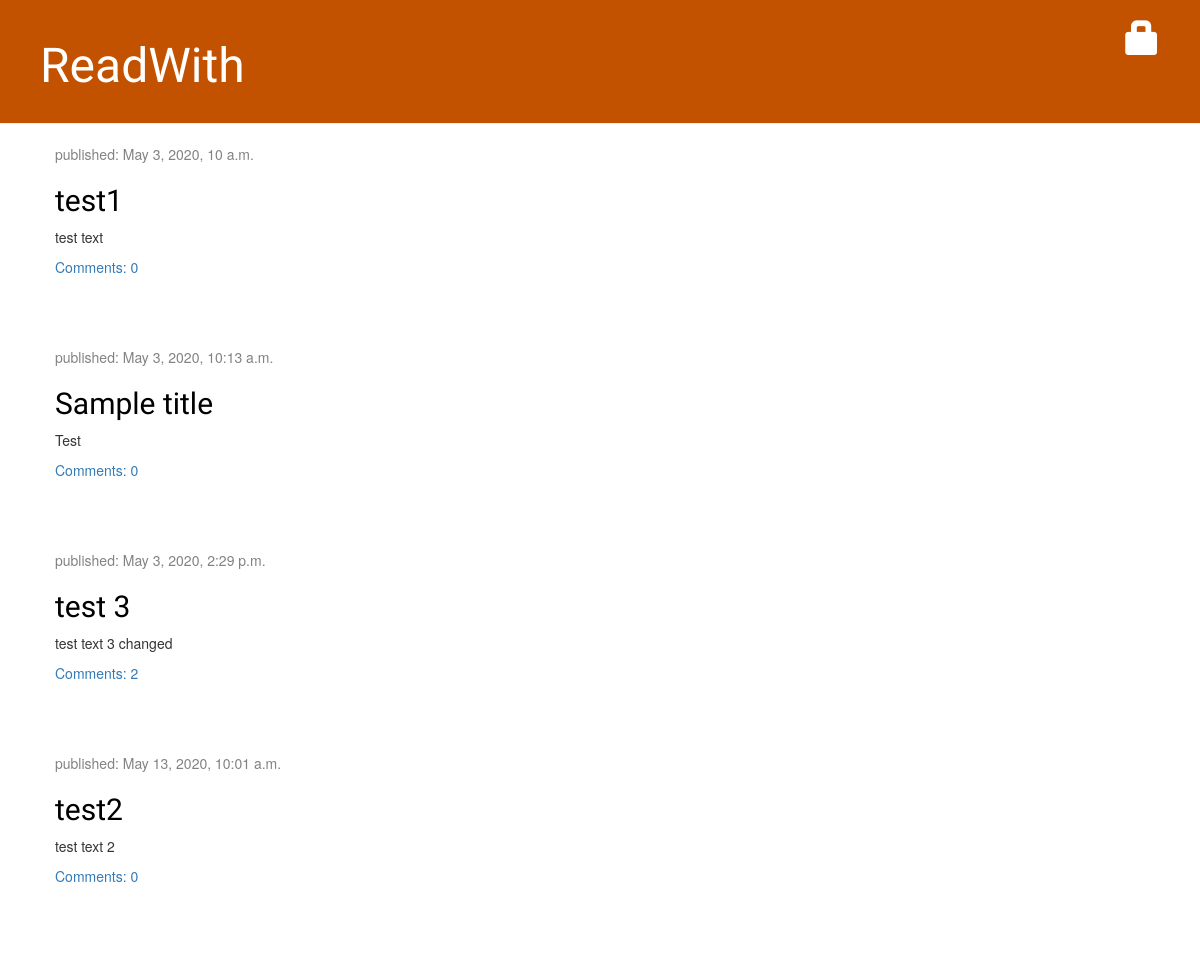
The page / on the database its author committed.
### readwith/models.py (models this page shows, shortened)
class Post(models.Model):
    author = models.ForeignKey(settings.AUTH_USER_MODEL, on_delete=models.CASCADE)
    title = models.CharField(max_length=200)
    text = models.TextField()
    created_date = models.DateTimeField(default=timezone.now)
    published_date = models.DateTimeField(blank=True, null=True)
    def approved_comments(self):
        return self.comments.filter(approved_comment=True)

### readwith/views.py (the view)
# urls.py: path('', views.post_list, name='post_list'),
def post_list(request):
    posts = Post.objects.filter(published_date__lte=timezone.now()).order_by('published_date')
    return render(request, 'readwith/post_list.html', {'posts': posts})

### readwith/templates/readwith/post_list.html
{% extends 'readwith/base.html' %}
{% block content %}
            {% for post in posts %}
                <div class="post">
                    <div class="date">
                        <p>published: {{ post.published_date }}</p>
                    </div>
                    <h2><a href="{% url 'post_detail' pk=post.pk %}">{{ post.title }}</a></h2>
                    <p>{{ post.text|linebreaksbr }}</p>
                    <a href="{% url 'post_detail' pk=post.pk %}">Comments: {{ post.approved_comments.count }}</a>
                </div>
            {% endfor %}
{% endblock %}

### readwith/static/css/readwith.css (style rules this page uses)
h1 a, h2 a { color: #C25100; font-family: 'Lobster'; }
h1, h2, h3, h4 { font-family: 'Lobster', cursive; }
.date { color: #828282; }
.post { margin-bottom: 70px; }
.post h2 a, .post h2 a:visited { color: #000000; }

### rows shown on the page
Post: published_date "May 3, 2020, 10 a.m.", title "test1", text "test text", approved_comments.count "0"
Post: published_date "May 3, 2020, 10:13 a.m.", title "Sample title", text "Test", approved_comments.count "0"
Post: published_date "May 3, 2020, 2:29 p.m.", title "test 3", text "test text 3 changed", approved_comments.count "2"
Post: published_date "May 13, 2020, 10:01 a.m.", title "test2", text "test text 2", approved_comments.count "0"
